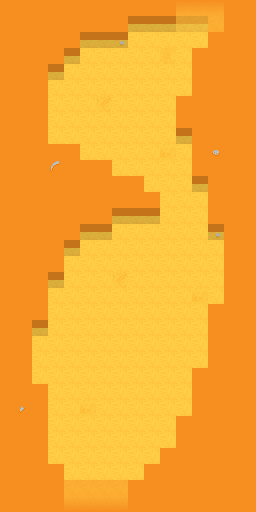

A 2D game scene composited from a Tiled map and its tileset images. What follows is a short description and the map's XML, with every tile layer's data as written:
An orthogonal 16x32 tile map with 16x16 px tiles, 4 tile layers (ground, walls, doors, fog) and 5 objects.

<map version="1.0" tiledversion="1.1.6" orientation="orthogonal" renderorder="right-down" width="16" height="32" tilewidth="16" tileheight="16" infinite="0" backgroundcolor="#f68f20" nextobjectid="6">
 <properties>
  <property name="entities_render_layer" type="int" value="4" />
 </properties>
 <tileset firstgid="1" source="desert.tsx" />
 <layer name="ground" width="16" height="32">
  <properties>
   <property name="render_layer" type="int" value="0" />
  </properties>
  <data encoding="csv">
1,1,1,1,1,1,1,1,1,1,1,1,1,1,1,1,
1,1,1,1,1,1,1,1,1,1,1,1,1,1,1,1,
1,1,1,1,1,1,1,1,1,1,1,1,1,1,1,1,
1,1,1,1,1,1,1,1,1,1,2,1,1,1,1,1,
1,1,1,1,1,1,1,1,1,1,1,1,1,1,1,1,
1,1,1,1,1,1,1,1,1,1,1,1,1,1,1,1,
1,1,1,1,1,1,4,1,1,1,1,1,1,1,1,1,
1,1,1,1,1,1,1,1,1,1,1,1,1,1,1,1,
1,1,1,1,1,1,1,1,1,1,1,1,1,1,1,1,
1,1,1,1,1,1,1,1,1,1,3,1,1,1,1,1,
1,1,1,1,1,1,1,1,1,1,1,1,1,1,1,1,
1,1,1,1,1,1,1,1,1,1,1,1,1,1,1,1,
1,1,1,1,1,1,1,1,1,1,1,1,1,1,1,1,
1,1,1,1,1,1,1,1,1,1,1,1,1,1,1,1,
1,1,1,1,1,1,1,1,1,1,1,1,1,1,1,1,
1,1,1,1,1,1,1,1,1,1,1,1,1,1,1,1,
1,1,1,1,1,1,1,1,1,1,1,1,1,1,1,1,
1,1,1,1,1,1,1,4,1,1,1,1,1,1,1,1,
1,1,1,1,1,1,1,1,1,1,1,1,3,1,1,1,
1,1,1,1,1,1,1,1,1,1,1,1,1,1,1,1,
1,1,1,1,1,1,1,1,1,1,1,1,1,1,1,1,
1,1,1,1,1,1,1,1,1,1,1,1,1,1,1,1,
1,1,1,1,1,1,1,1,1,1,1,1,1,1,1,1,
1,1,1,1,1,1,1,1,1,1,1,1,1,1,1,1,
1,1,1,1,1,1,1,1,1,1,1,1,1,1,1,1,
1,1,1,1,1,3,1,1,1,1,1,1,1,1,1,1,
1,1,1,1,1,1,1,1,1,1,1,1,1,1,1,1,
1,1,1,1,1,1,1,1,1,1,1,1,1,1,1,1,
1,1,1,1,1,1,1,1,1,1,1,1,1,1,1,1,
1,1,1,1,1,1,1,1,1,1,1,1,1,1,1,1,
1,1,1,1,1,1,1,1,1,1,1,1,1,1,1,1,
1,1,1,1,1,1,1,1,1,1,1,1,1,1,1,1
</data>
 </layer>
 <layer name="walls" width="16" height="32">
  <properties>
   <property name="render_layer" type="int" value="1" />
  </properties>
  <data encoding="csv">
9,9,9,9,9,9,9,9,9,9,9,0,0,0,9,9,
9,9,9,9,9,9,9,9,5,5,5,0,0,0,9,9,
9,9,9,9,9,5,5,8,0,0,0,0,0,9,9,9,
9,9,9,9,5,0,0,0,0,0,0,0,9,9,9,9,
9,9,9,5,0,0,0,0,0,0,0,0,9,9,9,9,
9,9,9,0,0,0,0,0,0,0,0,0,9,9,9,9,
9,9,9,0,0,0,0,0,0,0,0,9,9,9,9,9,
9,9,9,0,0,0,0,0,0,0,0,9,9,9,9,9,
9,9,9,0,0,0,0,0,0,0,0,5,9,9,9,9,
9,9,9,9,9,0,0,0,0,0,0,0,9,11,9,9,
9,9,9,12,9,9,9,0,0,0,0,0,9,9,9,9,
9,9,9,9,9,9,9,9,9,0,0,0,5,9,9,9,
9,9,9,9,9,9,9,9,9,9,0,0,0,9,9,9,
9,9,9,9,9,9,9,5,5,5,0,0,0,9,9,9,
9,9,9,9,9,5,5,0,0,0,0,0,0,8,9,9,
9,9,9,9,5,0,0,0,0,0,0,0,0,0,9,9,
9,9,9,9,0,0,0,0,0,0,0,0,0,0,9,9,
9,9,9,5,0,0,0,0,0,0,0,0,0,0,9,9,
9,9,9,0,0,0,0,0,0,0,0,0,0,0,9,9,
9,9,9,0,0,0,0,0,0,0,0,0,0,9,9,9,
9,9,5,0,0,0,0,0,0,0,0,0,0,9,9,9,
9,9,0,0,0,0,0,0,0,0,0,0,0,9,9,9,
9,9,0,0,0,0,0,0,0,0,0,0,0,9,9,9,
9,9,0,0,0,0,0,0,0,0,0,0,9,9,9,9,
9,9,9,0,0,0,0,0,0,0,0,0,9,9,9,9,
9,10,9,0,0,0,0,0,0,0,0,0,9,9,9,9,
9,9,9,0,0,0,0,0,0,0,0,9,9,9,9,9,
9,9,9,0,0,0,0,0,0,0,0,9,9,9,9,9,
9,9,9,0,0,0,0,0,0,0,9,9,9,9,9,9,
9,9,9,9,0,0,0,0,0,9,9,9,9,9,9,9,
9,9,9,9,0,0,0,0,9,9,9,9,9,9,9,9,
9,9,9,9,0,0,0,0,9,9,9,9,9,9,9,9
</data>
 </layer>
 <layer name="doors" width="16" height="32" opacity="0.5">
  <properties>
   <property name="render_layer" type="int" value="2" />
  </properties>
  <data encoding="csv">
0,0,0,0,0,0,0,0,0,0,0,9,9,9,0,0,
0,0,0,0,0,0,0,0,0,0,0,5,5,9,0,0,
0,0,0,0,0,0,0,0,0,0,0,0,0,0,0,0,
0,0,0,0,0,0,0,0,0,0,0,0,0,0,0,0,
0,0,0,0,0,0,0,0,0,0,0,0,0,0,0,0,
0,0,0,0,0,0,0,0,0,0,0,0,0,0,0,0,
0,0,0,0,0,0,0,0,0,0,0,0,0,0,0,0,
0,0,0,0,0,0,0,0,0,0,0,0,0,0,0,0,
0,0,0,0,0,0,0,0,0,0,0,0,0,0,0,0,
0,0,0,0,0,0,0,0,0,0,0,0,0,0,0,0,
0,0,0,0,0,0,0,0,0,0,0,0,0,0,0,0,
0,0,0,0,0,0,0,0,0,0,0,0,0,0,0,0,
0,0,0,0,0,0,0,0,0,0,0,0,0,0,0,0,
0,0,0,0,0,0,0,0,0,0,0,0,0,0,0,0,
0,0,0,0,0,0,0,0,0,0,0,0,0,0,0,0,
0,0,0,0,0,0,0,0,0,0,0,0,0,0,0,0,
0,0,0,0,0,0,0,0,0,0,0,0,0,0,0,0,
0,0,0,0,0,0,0,0,0,0,0,0,0,0,0,0,
0,0,0,0,0,0,0,0,0,0,0,0,0,0,0,0,
0,0,0,0,0,0,0,0,0,0,0,0,0,0,0,0,
0,0,0,0,0,0,0,0,0,0,0,0,0,0,0,0,
0,0,0,0,0,0,0,0,0,0,0,0,0,0,0,0,
0,0,0,0,0,0,0,0,0,0,0,0,0,0,0,0,
0,0,0,0,0,0,0,0,0,0,0,0,0,0,0,0,
0,0,0,0,0,0,0,0,0,0,0,0,0,0,0,0,
0,0,0,0,0,0,0,0,0,0,0,0,0,0,0,0,
0,0,0,0,0,0,0,0,0,0,0,0,0,0,0,0,
0,0,0,0,0,0,0,0,0,0,0,0,0,0,0,0,
0,0,0,0,0,0,0,0,0,0,0,0,0,0,0,0,
0,0,0,0,0,0,0,0,0,0,0,0,0,0,0,0,
0,0,0,0,9,9,9,9,0,0,0,0,0,0,0,0,
0,0,0,0,9,9,9,9,0,0,0,0,0,0,0,0
</data>
 </layer>
 <layer name="fog" width="16" height="32">
  <properties>
   <property name="render_layer" type="int" value="3" />
  </properties>
  <data encoding="csv">
0,0,0,0,0,0,0,0,0,0,0,14,14,14,0,0,
0,0,0,0,0,0,0,0,0,0,0,0,0,0,0,0,
0,0,0,0,0,0,0,0,0,0,0,0,0,0,0,0,
0,0,0,0,0,0,0,0,0,0,0,0,0,0,0,0,
0,0,0,0,0,0,0,0,0,0,0,0,0,0,0,0,
0,0,0,0,0,0,0,0,0,0,0,0,0,0,0,0,
0,0,0,0,0,0,0,0,0,0,0,0,0,0,0,0,
0,0,0,0,0,0,0,0,0,0,0,0,0,0,0,0,
0,0,0,0,0,0,0,0,0,0,0,0,0,0,0,0,
0,0,0,0,0,0,0,0,0,0,0,0,0,0,0,0,
0,0,0,0,0,0,0,0,0,0,0,0,0,0,0,0,
0,0,0,0,0,0,0,0,0,0,0,0,0,0,0,0,
0,0,0,0,0,0,0,0,0,0,0,0,0,0,0,0,
0,0,0,0,0,0,0,0,0,0,0,0,0,0,0,0,
0,0,0,0,0,0,0,0,0,0,0,0,0,0,0,0,
0,0,0,0,0,0,0,0,0,0,0,0,0,0,0,0,
0,0,0,0,0,0,0,0,0,0,0,0,0,0,0,0,
0,0,0,0,0,0,0,0,0,0,0,0,0,0,0,0,
0,0,0,0,0,0,0,0,0,0,0,0,0,0,0,0,
0,0,0,0,0,0,0,0,0,0,0,0,0,0,0,0,
0,0,0,0,0,0,0,0,0,0,0,0,0,0,0,0,
0,0,0,0,0,0,0,0,0,0,0,0,0,0,0,0,
0,0,0,0,0,0,0,0,0,0,0,0,0,0,0,0,
0,0,0,0,0,0,0,0,0,0,0,0,0,0,0,0,
0,0,0,0,0,0,0,0,0,0,0,0,0,0,0,0,
0,0,0,0,0,0,0,0,0,0,0,0,0,0,0,0,
0,0,0,0,0,0,0,0,0,0,0,0,0,0,0,0,
0,0,0,0,0,0,0,0,0,0,0,0,0,0,0,0,
0,0,0,0,0,0,0,0,0,0,0,0,0,0,0,0,
0,0,0,0,0,0,0,0,0,0,0,0,0,0,0,0,
0,0,0,0,0,0,0,0,0,0,0,0,0,0,0,0,
0,0,0,0,16,16,16,16,0,0,0,0,0,0,0,0
</data>
 </layer>
 <objectgroup name="trigs">
  <properties>
   <property name="type" value="triggers" />
  </properties>
  <object id="1" x="64" y="512" width="64" height="32">
   <properties>
    <property name="code">return function (self, item)
  ROOMS:move( 0, -1, item )
end</property>
   </properties>
  </object>
  <object id="2" x="176" y="-32" width="48" height="32">
   <properties>
    <property name="code">return function (self, item)
  ROOMS:move( 0, 1, item )
end</property>
   </properties>
  </object>
 </objectgroup>
 <objectgroup name="doors">
  <properties>
   <property name="layer" type="int" value="3" />
   <property name="type" value="doors" />
  </properties>
  <object id="3" x="64" y="480" width="64" height="32">
   <properties>
    <property name="way" value="down" />
   </properties>
  </object>
  <object id="4" x="176" y="0" width="48" height="32">
   <properties>
    <property name="way" value="up" />
   </properties>
  </object>
 </objectgroup>
 <objectgroup name="ents">
  <properties>
   <property name="type" value="entities" />
  </properties>
  <object id="5" x="147" y="300">
   <properties>
    <property name="type_id" value="skeleton" />
   </properties>
   <point />
  </object>
 </objectgroup>
</map>
